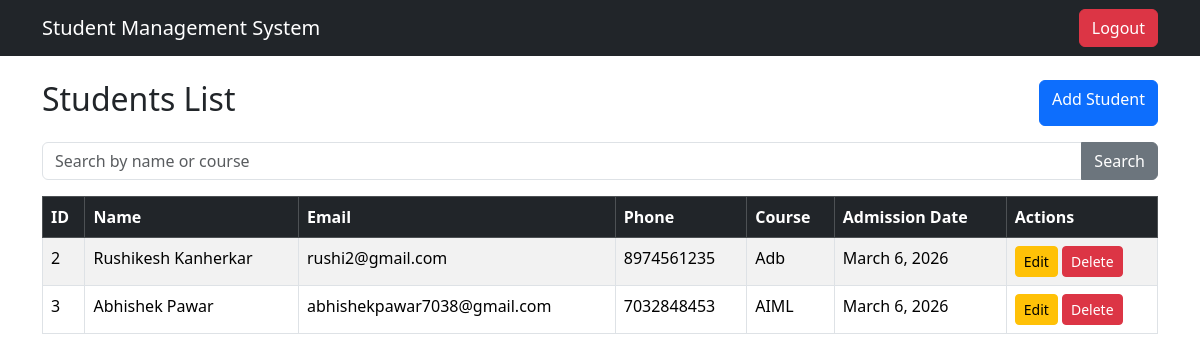
The app's page /students/ (signed in) with its own data.
### students/models.py (models this page shows, shortened)
class Student(models.Model):
    full_name = models.CharField(max_length=100)
    email = models.EmailField(unique=True)
    phone = models.CharField(max_length=10)
    course = models.CharField(max_length=50)
    date_of_admission = models.DateField()

### students/views.py (the view)
# urls.py: path('',views.student_list,name='student_list'),
@login_required
def student_list(request):
    students = Student.objects.all()
    return render(request,'students/student_list.html',{'students':students})

### students/templates/students/student_list.html
{% extends 'base.html' %}
{% block content %}
<div class="d-flex justify-content-between mb-3">
<h2>Students List</h2>
<a href="/students/add/" class="btn btn-primary">
Add Student
</a>
</div>
<form method="GET" class="mb-3">
<div class="input-group">
<input type="text" name="q" class="form-control" placeholder="Search by name or course">
<button class="btn btn-secondary">Search</button>
</div>
</form>
<table class="table table-bordered table-striped">
<thead class="table-dark">
<tr>
<th>ID</th>
<th>Name</th>
<th>Email</th>
<th>Phone</th>
<th>Course</th>
<th>Admission Date</th>
<th>Actions</th>
</tr>
</thead>
<tbody>
{% for student in students %}
<tr>
<td>{{ student.id }}</td>
<td>{{ student.full_name }}</td>
<td>{{ student.email }}</td>
<td>{{ student.phone }}</td>
<td>{{ student.course }}</td>
<td>{{ student.date_of_admission }}</td>
<td>
<a href="/students/edit/{{student.id}}/" class="btn btn-warning btn-sm">
Edit
</a>
<a href="/students/delete/{{student.id}}/" class="btn btn-danger btn-sm">
Delete
</a>
</td>
</tr>
{% endfor %}
</tbody>
</table>
{% endblock %}

### students/templates/base.html (shortened to what this page needs)
<!DOCTYPE html>
<html>
<head>
    <link href="https://cdn.jsdelivr.net/npm/bootstrap@5.3.2/dist/css/bootstrap.min.css" rel="stylesheet">
</head>
<body>
<nav class="navbar navbar-dark bg-dark">
    <div class="container">
        <a class="navbar-brand" href="/students/">Student Management System</a>
        <div>
            {% if user.is_authenticated %}
            <form action="{% url 'logout' %}" method="POST" style="display:inline;">
            <button type="submit" class="btn btn-danger">
            Logout
            </button>
            </form>
            {% else %}
            <a class="btn btn-light" href="/login/">Login</a>
            {% endif %}
        </div>
    </div>
</nav>
<div class="container mt-4">
{% block content %}
{% endblock %}
</div>
</body>
</html>

### records on screen
Student: id "2", full_name "Rushikesh Kanherkar", email "rushi2@gmail.com", phone "8974561235", course "Adb", date_of_admission "March 6, 2026"
Student: id "3", full_name "Abhishek Pawar", email "abhishekpawar7038@gmail.com", phone "7032848453", course "AIML", date_of_admission "March 6, 2026"
